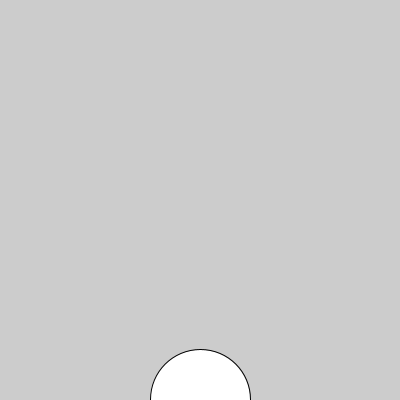
Frame 1 (no input)
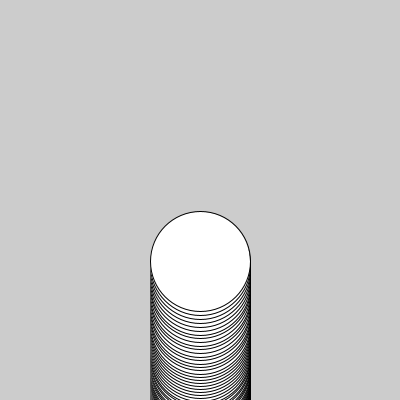
Frame 60 (the mouse pressed at the canvas centre just before this capture)
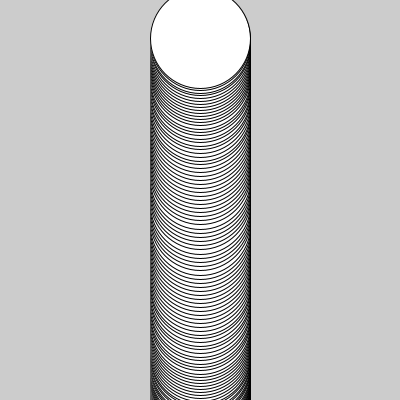
Frame 120 (the mouse held since frame 60 and released just before this capture)

The Processing sketch that drew these frames (run headless with seeded random() and noise(); from frame 60 on, the mouse is pressed at the canvas centre):

// Processing sketch: aula19_grupo01_exercio01
// ── aula19_grupo01_exercio01.pde
float x=0, y=0;
float amp=200; //amplitude, -1 e 1
float frequencia=300; //período em que coisas acontecem
void setup(){size(400,400);}
void draw(){
  translate(200,200);
  x = amp * cos (frameCount/frequencia * TWO_PI);
  ellipse(0,x,100,100);
}
